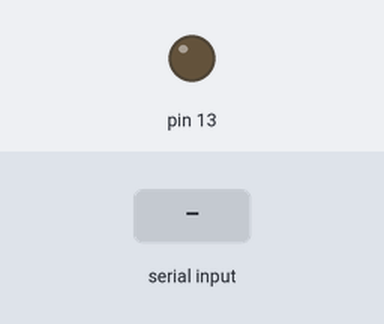
A sketch run on a simulated Arduino Uno, built with avr-gcc and run on an emulated ATmega328P. Parts: output pins drawn as LEDs (lit = HIGH). The test bench sets the inputs (shaded band).

Above: at 1.2 s.
1.3 s: "ON#" received over Serial
At 2.1 s:
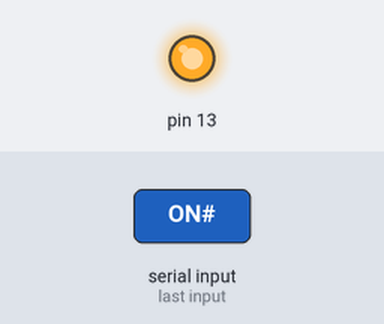
2.8 s: "OFF#" received over Serial
At 3.3 s:
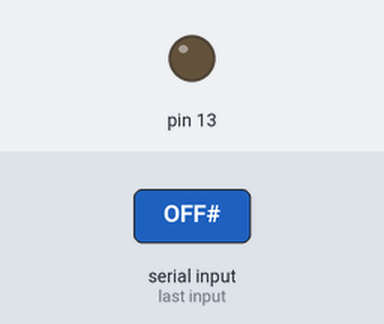
Timing chart, 0 to 5.8 s (numbered marks = the images above; inputs shaded):
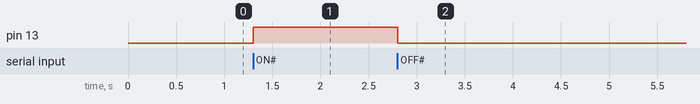

Measured:
- after the input at 1.3 s, pin 13: LOW → HIGH at once
- after the input at 2.8 s, pin 13: HIGH → LOW at once

The sketch:

Csharp_Arduino_Control_One_LED.ino
```cpp
//Global Variable
char c;
String SerialData;

void setup() {
  // put your setup code here, to run once:
  Serial.begin(9600);
  pinMode(13,OUTPUT);
  digitalWrite(13, LOW);
}

void loop() {
  // put your main code here, to run repeatedly:
    while(Serial.available()>0)
      {
          c = Serial.read();
          SerialData += c;
      }

    if(c=='#')//if an End Line Character Received
      {
          if(SerialData=="ON#")
            {
                digitalWrite(13, HIGH);
            }
          else if(SerialData=="OFF#")
            {
                digitalWrite(13, LOW);
            }

          c=0;
          SerialData="";
      }
}
```
